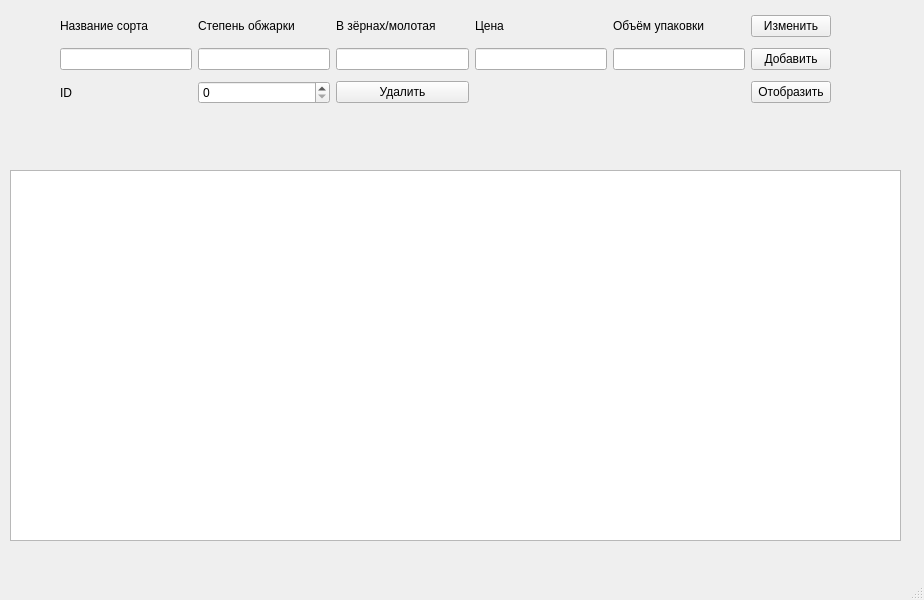
<?xml version="1.0" encoding="UTF-8"?>
<ui version="4.0">
 <class>MainWindow</class>
 <widget class="QMainWindow" name="MainWindow">
  <property name="geometry">
   <rect>
    <x>0</x>
    <y>0</y>
    <width>924</width>
    <height>600</height>
   </rect>
  </property>
  <property name="windowTitle">
   <string>MainWindow</string>
  </property>
  <widget class="QWidget" name="centralwidget">
   <widget class="QWidget" name="gridLayoutWidget">
    <property name="geometry">
     <rect>
      <x>60</x>
      <y>10</y>
      <width>771</width>
      <height>100</height>
     </rect>
    </property>
    <layout class="QGridLayout" name="gridLayout">
     <item row="0" column="3">
      <widget class="QLabel" name="label_4">
       <property name="text">
        <string>Цена</string>
       </property>
      </widget>
     </item>
     <item row="1" column="4">
      <widget class="QLineEdit" name="volume"/>
     </item>
     <item row="0" column="0">
      <widget class="QLabel" name="label">
       <property name="text">
        <string>Название сорта</string>
       </property>
      </widget>
     </item>
     <item row="1" column="1">
      <widget class="QLineEdit" name="degree"/>
     </item>
     <item row="1" column="2">
      <widget class="QLineEdit" name="ground"/>
     </item>
     <item row="1" column="3">
      <widget class="QLineEdit" name="price"/>
     </item>
     <item row="1" column="0">
      <widget class="QLineEdit" name="sort"/>
     </item>
     <item row="1" column="5">
      <widget class="QPushButton" name="add">
       <property name="text">
        <string>Добавить</string>
       </property>
      </widget>
     </item>
     <item row="0" column="2">
      <widget class="QLabel" name="label_3">
       <property name="text">
        <string>В зёрнах/молотая</string>
       </property>
      </widget>
     </item>
     <item row="0" column="1">
      <widget class="QLabel" name="label_2">
       <property name="text">
        <string>Степень обжарки</string>
       </property>
      </widget>
     </item>
     <item row="0" column="4">
      <widget class="QLabel" name="label_5">
       <property name="text">
        <string>Объём упаковки</string>
       </property>
      </widget>
     </item>
     <item row="2" column="0">
      <widget class="QLabel" name="label_6">
       <property name="text">
        <string>ID</string>
       </property>
      </widget>
     </item>
     <item row="2" column="2">
      <widget class="QPushButton" name="delete_2">
       <property name="text">
        <string>Удалить</string>
       </property>
      </widget>
     </item>
     <item row="2" column="1">
      <widget class="QSpinBox" name="spin_del"/>
     </item>
     <item row="2" column="5">
      <widget class="QPushButton" name="show_2">
       <property name="text">
        <string>Отобразить</string>
       </property>
      </widget>
     </item>
     <item row="0" column="5">
      <widget class="QPushButton" name="change">
       <property name="text">
        <string>Изменить</string>
       </property>
      </widget>
     </item>
    </layout>
   </widget>
   <widget class="QTableWidget" name="table">
    <property name="geometry">
     <rect>
      <x>10</x>
      <y>170</y>
      <width>891</width>
      <height>371</height>
     </rect>
    </property>
   </widget>
  </widget>
  <widget class="QMenuBar" name="menubar">
   <property name="geometry">
    <rect>
     <x>0</x>
     <y>0</y>
     <width>924</width>
     <height>26</height>
    </rect>
   </property>
  </widget>
  <widget class="QStatusBar" name="statusbar"/>
 </widget>
 <resources/>
 <connections/>
</ui>
